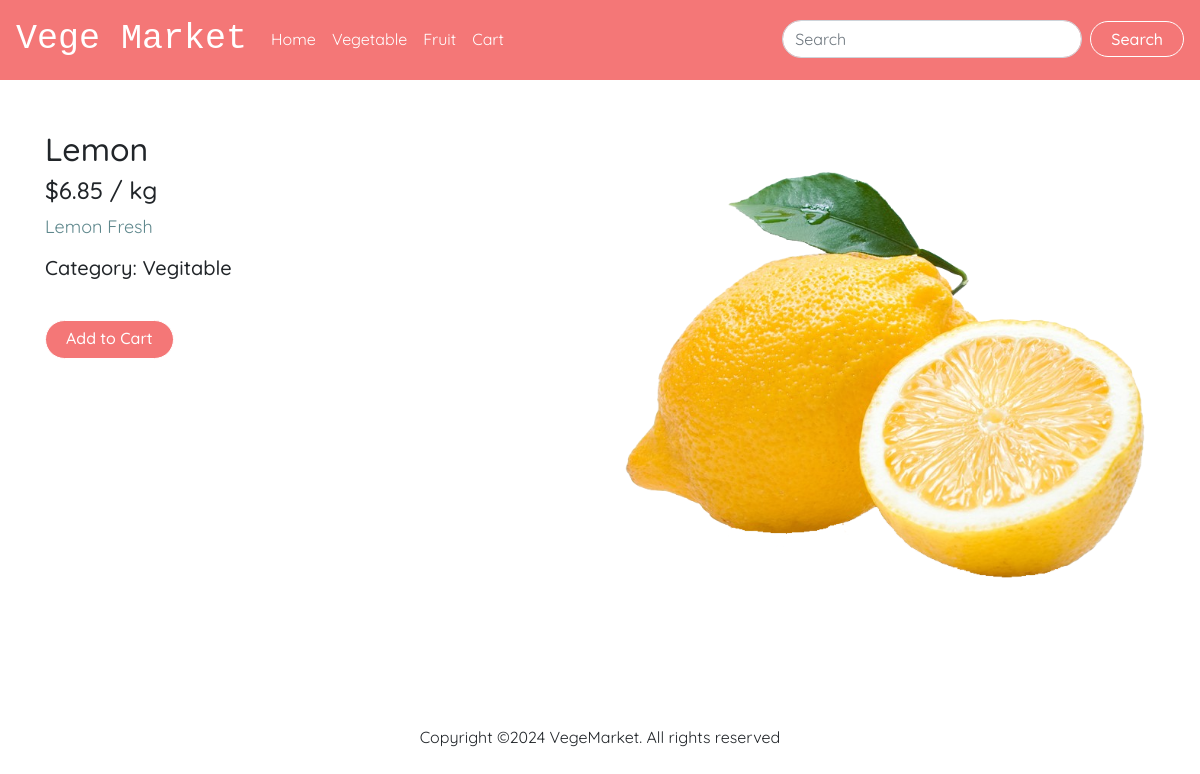
/detail/3, run on the app's committed database.
### vegemarket/models.py (models this page shows)
class ItemDetail(db.Model):
    __tablename__ = 'item_details'
    id = db.Column(db.Integer, primary_key=True)
    title = db.Column(db.String(64), unique=True)
    category = db.Column(db.String(100), nullable=False)
    description = db.Column(db.String(500), nullable=False)
    image = db.Column(db.String(60), nullable=False, default = 'defaultimage.jpg')
    price = db.Column(db.Float)
    item_id = db.Column(db.Integer, db.ForeignKey('categorys.id'))

### vegemarket/view.py (the view)
@bp.route('/detail/<int:itemid>', methods = ['POST','GET'])
def itemdetail(itemid):
    selecteditem = db.session.scalars(db.select(ItemDetail).where(ItemDetail.id==itemid)).all()
    return render_template('detail.html', itemDetail = selecteditem)

### vegemarket/templates/detail.html (shortened to what this page needs)
{% extends 'base.html' %}
{% block main %}
<section class="pbt-50 category">
  <div class="container">
    <div class="row">
      {% for item in itemDetail %}
      <div class="col-xl-6">
        <h2>{{item.title}}</h2>
        <h4>${{item.price}} / kg</h4>
        <p class="theme-desc">{{item.description}}</p>
        <h5 class="pb-2 mb-2">Category: {{item.category}}</h5>
        <form action="{{url_for('main.cart')}}">
          <br />
          <input class="btn btn-primary custom-btn pb-2 mb-4" type="submit" value="Add to Cart">
        </form>
      </div>
      <div class="col-xl-6">
        <div class="desc-img-box">
          <img src="../static/images/{{item.image}}" class="card-img-top" alt="">
        </div>
      </div>
      {% endfor %}
    </div>
  </div>
</section>
{% endblock %}

### vegemarket/static/css/custom.css (style rules this page uses)
body { font-family: 'Quicksand', sans-serif; font-weight: 400; }
img { max-width: 100%; }
.custom-btn { padding: 5px 20px; background-color: #f47777; color: #fff; border-radius: 100px; border-color: #fff; transition: 1s ease-in-out; font-weight: 500; }
p.theme-desc { font-size: 18px; font-weight: 400; color: #5f888d; }
.pbt-50 { padding-top: 50px; padding-bottom: 50px; }
button, input { overflow: visible; border-radius: 9px; padding-left: inherit; }

### data on the page
ItemDetail: title "Lemon", price "6.85", description "Lemon Fresh", category "Vegitable", image (picture)
